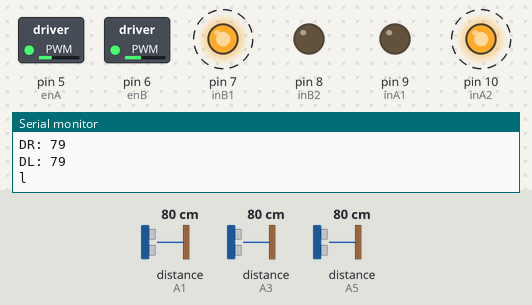
The sketch below on a simulated Arduino Uno, built with avr-gcc and run on an emulated ATmega328P. Parts: switched loads named in the sketch (green lamp = pin HIGH), output pins drawn as LEDs (lit = HIGH), the last lines printed to the serial monitor. Wiring (inferred from the names in the program): 3 × ultrasonic range finder: trigger A0, echo A1 / trigger A2, echo A3 / trigger A4, echo A5. Dashed ring = blinking. The test bench sets the inputs (shaded band); at power-on: distance to the obstacle (sensors on A1, A5, A3) 80 cm. The echo pulse lasts 58.3 µs per cm; pins used as bus, display or sensor lines are not drawn.

Above: at 3.5 s.
3.6 s: distance to the obstacle (sensor on A1) set to 10 cm
7.1 s: distance to the obstacle (sensor on A1) set to 7 cm
At 9.7 s:
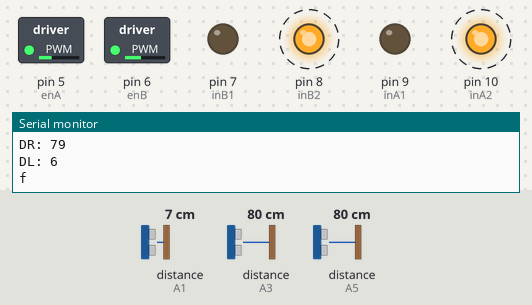
10.7 s: distance to the obstacle (sensor on A5) set to 8 cm
14.2 s: distance to the obstacle (sensor on A5) set to 5 cm
At 16.7 s:
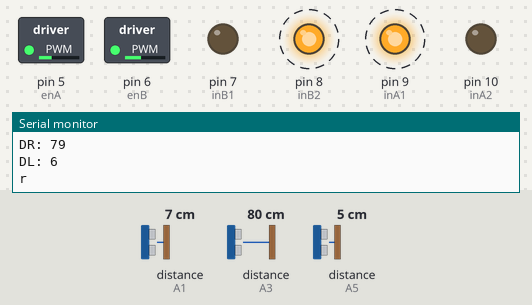
17.8 s: distance to the obstacle (sensor on A5) set to 9 cm
At 18.29 s:
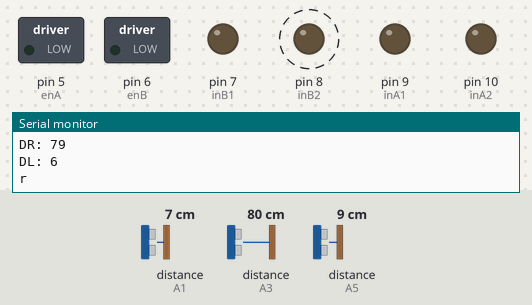
21.4 s: distance to the obstacle (sensor on A5) set to 2 cm
At 21.9 s:
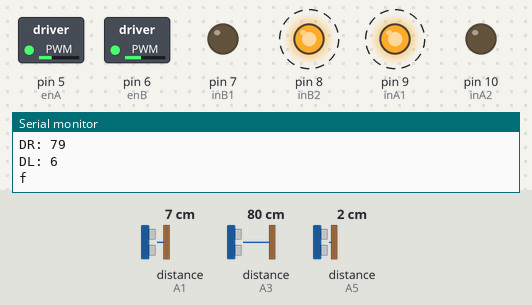
Timing chart, 0 to 25.9 s (numbered marks = the images above; inputs shaded):
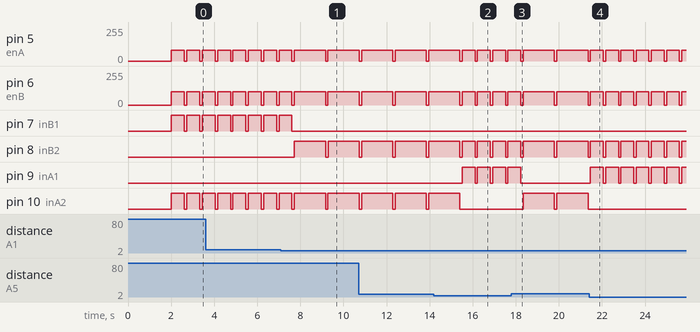

The sketch:

Sensor_and_Motor.ino
```cpp
#define enA 5
#define enB 6
#define inA1 9 //IN1
#define inA2 10 //IN2
#define inB1 7 //IN3
#define inB2 8 //IN4

const int trigLeft = A0;
const int trigRight = A2;
const int trigFront = A4;
const int echoLeft = A1;
const int echoRight = A3;
const int echoFront = A5;

long distanceLeft, distanceRight, distanceFront;
int cnt = 0;
int pwmSignalA = 80;
int pwmSignalB = 100;

void get_distanceFront() {
	// put your main code here, to run repeatedly:
	// The sensor is triggered by a HIGH pulse of 10 or more microseconds.
	// Give a short LOW pulse beforehand to ensure a clean HIGH pulse:
	digitalWrite(trigFront, LOW);
	delayMicroseconds(5);
	digitalWrite(trigFront, HIGH);
	delayMicroseconds(10);
	digitalWrite(trigFront, LOW);

	// Read the signal from the sensor: a HIGH pulse whose
	// duration is the time (in microseconds) from the sending
	// of the ping to the reception of its echo off of an object.
	pinMode(echoFront, INPUT);
	long duration = pulseIn(echoFront, HIGH);

	// convert the time into a distance
	distanceFront = (duration/2) / 29.1;
}

void get_distanceLeft() {
	digitalWrite(trigLeft, LOW);
	delayMicroseconds(5);
	digitalWrite(trigLeft, HIGH);
	delayMicroseconds(10);
	digitalWrite(trigLeft, LOW);

	pinMode(echoLeft, INPUT);
	long duration = pulseIn(echoLeft, HIGH);

	distanceLeft = (duration/2) / 29.1;
}

void get_distanceRight() {
	digitalWrite(trigRight, LOW);
	delayMicroseconds(5);
	digitalWrite(trigRight, HIGH);
	delayMicroseconds(10);
	digitalWrite(trigRight, LOW);

	pinMode(echoRight, INPUT);
	long duration = pulseIn(echoRight, HIGH);

	distanceRight = (duration/2) / 29.1;
}

void left() {
	analogWrite(enA, pwmSignalA);
	analogWrite(enB, pwmSignalB);
	digitalWrite(inA1, LOW);
	digitalWrite(inA2, HIGH);
	digitalWrite(inB1, HIGH);
	digitalWrite(inB2, LOW);
}

void right() {
	analogWrite(enA, pwmSignalA);
	analogWrite(enB, pwmSignalB);
	digitalWrite(inA1, HIGH);
	digitalWrite(inA2, LOW);
	digitalWrite(inB1, LOW);
	digitalWrite(inB2, HIGH);
}

void forward() {
	analogWrite(enA, pwmSignalA);
	analogWrite(enB, pwmSignalB);

	digitalWrite(inA1, LOW);
	digitalWrite(inA2, HIGH);
	digitalWrite(inB1, LOW);
	digitalWrite(inB2, HIGH);
}

void stoop() {
	analogWrite(enA, 0);
	analogWrite(enB, 0);

	digitalWrite(inA1, LOW);
	digitalWrite(inA2, LOW);
	digitalWrite(inB1, LOW);
	digitalWrite(inB2, LOW);
}

void setup() {
	// put your setup code here, to run once:
	pinMode(enA, OUTPUT);
	pinMode(enB, OUTPUT);
	pinMode(inA1, OUTPUT);
	pinMode(inA2, OUTPUT);
	pinMode(inB1, OUTPUT);
	pinMode(inB2, OUTPUT);

	Serial.begin(9600);

	pinMode(trigLeft, OUTPUT);
	pinMode(echoLeft, INPUT);

	pinMode(trigFront, OUTPUT);
	pinMode(echoFront, INPUT);

	pinMode(trigRight, OUTPUT);
	pinMode(echoRight, INPUT);

}

char dist_empty() {
	int d = 5;
  int df = 7;
	if( distanceLeft > df )
	{
		return 'l';
	}
	if( distanceFront > d || distanceFront > (d+1)  )
	{
		return 'f';
	}
  return 'r';
}

void loop() {

  if (cnt == 0){
    delay(2000);
    cnt++;
  }
	// put your main code here, to run repeatedly:
	get_distanceLeft();
	get_distanceFront();
	get_distanceRight();

	char cd = dist_empty();

	switch(cd)
	{
		case 'l':
		{
			left();
			delay(600);
			stoop();
			delay(100);
			break;
		}
		case 'r':
		{
			right();
			delay(600);
			stoop();
			delay(100);
			break;
		}
		case 'f':
		{
			forward();
			delay(1450);
			stoop();
			delay(100);
			break;
		}
		default: stoop();
	}

  Serial.print("DF: ");
  Serial.println(distanceFront);

 // delay(250);

  Serial.print("DR: ");
  Serial.println(distanceRight);

  //delay(250);

  Serial.print("DL: ");
  Serial.println(distanceLeft);

  //delay(250);

	Serial.println(cd);

}
```

Measured:
- the behaviour switches between 9 and 8 cm on distance to the obstacle (sensor on A1) (found by bisection; images 0 and 1)
- the behaviour switches between 7 and 6 cm on distance to the obstacle (sensor on A5) (found by bisection; images 1 and 2)
- after the input at 7.1 s, pin 5 (enA): 80/255 → 0/255 after 2.1 s, → 80/255 0.11 s later; pin 6 (enB): 100/255 → 0/255 after 2.1 s, → 100/255 0.11 s later; pin 7 (inB1): goes on until 7.6 s, then stays LOW; pin 8 (inB2): LOW → HIGH after 0.62 s, → LOW 1.5 s later, → HIGH 0.11 s later; pin 10 (inA2): HIGH → LOW after 2.1 s, → HIGH 0.11 s later
- after the input at 14.2 s, pin 5 (enA): alternates 80/255 for 0.60 s and 0/255 for 0.11 s, starting after 1.9 s; pin 6 (enB): alternates 100/255 for 0.60 s and 0/255 for 0.11 s, starting after 1.9 s
- after the input at 17.8 s, pin 5 (enA): 80/255 → 0/255 after 2.0 s, → 80/255 0.11 s later, → 0/255 1.5 s later; pin 6 (enB): 100/255 → 0/255 after 2.0 s, → 100/255 0.11 s later, → 0/255 1.5 s later
- after the input at 21.4 s, pin 5 (enA): alternates 80/255 for 0.60 s and 0/255 for 0.11 s, starting after 0.66 s; pin 6 (enB): alternates 100/255 for 0.60 s and 0/255 for 0.11 s, starting after 0.66 s
- by itself, pin 5 (enA): alternates 80/255 for 0.60 s and 0/255 for 0.12 s
- by itself, pin 6 (enB): alternates 100/255 for 0.60 s and 0/255 for 0.12 s
